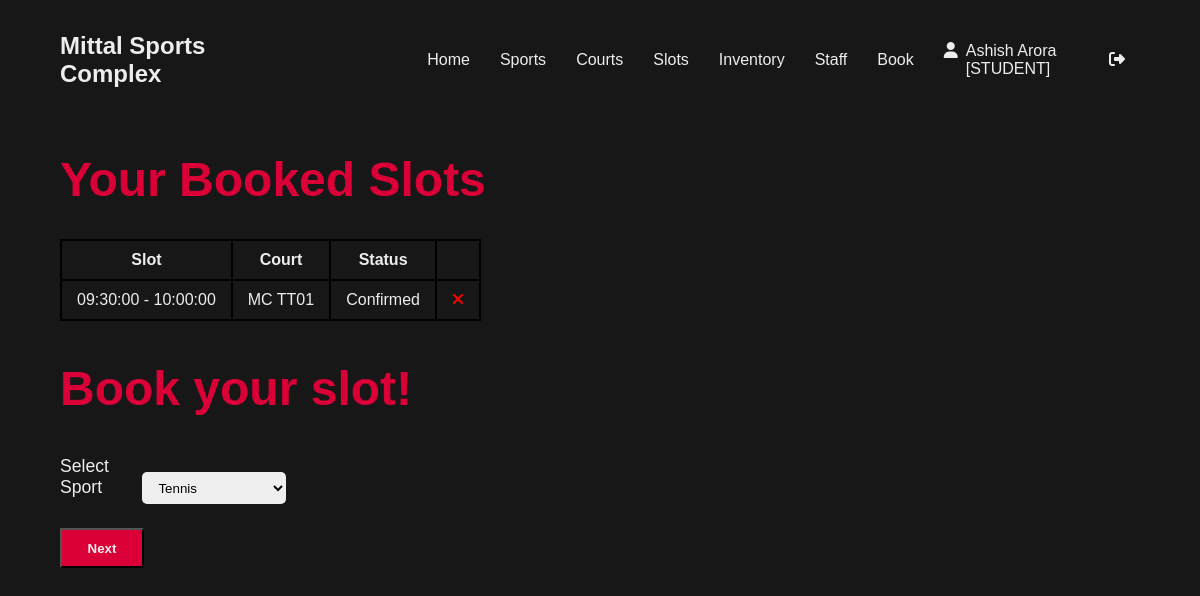
The page /bookings (signed in) on the database its author committed.
### Users/models.py (models this page shows, shortened)
class CustomUser(AbstractUser):
    username = models.CharField(max_length=11, primary_key=True)
    membershipcode = models.CharField(max_length=5, default="FREE")
    status = models.CharField(max_length=10, default="student")
    isAdmin = models.BooleanField(default=False)

### booking/models.py (models this page shows, shortened)
class Booking(models.Model):
    slot = models.ForeignKey(Slots, related_name="bookings", on_delete=models.CASCADE)
    user = models.ForeignKey(CustomUser, related_name="bookings", on_delete=models.CASCADE)
    court = models.ForeignKey(Courts, related_name="bookings", on_delete=models.CASCADE)
    sport = models.ForeignKey(Sports, related_name="bookings", on_delete=models.CASCADE)
    date = models.DateField()
    timestamp = models.DateTimeField(auto_now_add=True)
    waitlist = models.IntegerField()
    isConfirmed = models.BooleanField()

### slots/models.py (models this page shows)
class Slots(models.Model):
    start_time = models.TimeField()
    end_time = models.TimeField()
    def __str__(self):
        return str(self.start_time) + " - " + str(self.end_time)

### courts/models.py (models this page shows)
class Courts(models.Model):
    courtname = models.CharField(max_length=12)
    courtlocation = models.CharField(max_length=60)
    sport = models.ForeignKey(Sports, related_name="courts", on_delete=models.CASCADE, null = True, blank = True)
    membership_req = models.CharField(max_length=5)
    def __str__(self):
        return self.courtname

### booking/views.py (the view, shortened to what this page needs)
# urls.py: path('bookings', views.updateBooking, name="updatebooking"),
@login_required(login_url='login')
def updateBooking(request):
    allsports = Sports.objects.all()
    date = datetime.datetime.now().strftime("%x")
    day  = datetime.datetime.now().strftime("%A")
    time = datetime.datetime.now().strftime("%X")
    bookedslots = Booking.objects.filter(user = request.user)
    state = "sportfield"
    context = {'allsports' : allsports, 'day':day, 'date':date, 'time':time, 'state':state, 'bookedslots':bookedslots}
    return render(request, 'booking/booking.html', context)

### sports/models.py (called while the page is built)
    def __str__(self):
        return self.name

### booking/templates/booking/booking.html (shortened to what this page needs)
{% extends 'main.html' %}
{% block content %}
{% load custom_tags %}
<div class="container">
<h1 class="subheading">Your Booked Slots</h1>
{% if bookedslots %}
<table>
    <tr>
        <th>Slot</th>
        <th>Court</th>
        <th>Status</th>
        <th></th>
    </tr>
    {% for eachslot in bookedslots %}
    <tr>
        <td>{{eachslot.slot}}</td>
        <td>{{eachslot.court}}</td>
        {% if eachslot.isConfirmed %}
        <td>Confirmed</td>
        {% else %}
        <td>Waitlist: {{eachslot.waitlist}}</td>
        {% endif %}
        <td><a href="booking/{{eachslot.id}}"><i class="fa-solid fa-xmark" style="color:red"></i></a></td>
    </tr>
    {% endfor %}
    {% else %}
    <p style="color:#EDEDED; font-size: 1.5rem">You dont have any slots books yet!</p>
    {% endif %}
</table>
<h2 class="subheading">Book your slot!</h2>
<form action="" method = "POST">
    <div class="field">
        <label>Select Sport</label>
    {% if state == "sportfield" %}
        <select id = "sport" name = "sport" required>
            {% for sport in allsports %}
            <option value="{{sport}}">{{sport}}</option>
            {% endfor %}
        </select>
        </div>
    <input type="submit" value="Next" class="submit">
    {% else %}
        <select id = "sport" name = "sport" style="width: 10vw;" required disabled>
            <option value="{{sportvalue}}">{{sportvalue}}</option>
        </select>
        </div>
    {% endif %}
</form>
{% endblock %}

### templates/navbar.html
<div class = "navbar">
<div><a href="/"><h2>Mittal Sports Complex</h2></a></div>
{% if request.user.is_authenticated %}
<div>
    <div><a href="{% url 'landing' %}">Home</a></div>
    <div><a href="{% url 'updatesports' %}">Sports</a></div>
    <div><a href="{% url 'updatecourts' %}">Courts</a></div>
    {% if request.user.status == "staff" or request.user.isAdmin %}
    <div><a href="{% url 'updateslots' %}">Slots</a></div>
    <div><a href="{% url 'updateinventory' %}">Inventory</a></div>
    {% endif %}
    {% if request.user.isAdmin %}
    <div><a href="{% url 'assignstaff' %}">Staff</a></div>
    {% endif %}
    <div><a href="{% url 'updatebooking' %}">Book</a></div>
    <div style="border: none;"> <i class="fa fa-user" aria-hidden="true"></i> {{request.user.first_name}} {{request.user.last_name}} [{{request.user.status.upper}}]</div>
    <div><a href="{% url 'logout' %}"><i class="fa-solid fa-right-from-bracket" style="margin-right: 0;"></i></a></div>
</div>
{% else %}
<div>
    <div><a href="{% url 'login' %}">Login</a></div>
</div>
{% endif %}
</div>

### static/main.css (style rules this page uses)
.navbar { display: flex; height: 15vh; justify-content: space-between; }
.navbar * { margin: 0; }
body { margin: 0; height: 100vh; width: 100vw; max-width: 100%; background: rgb(23,23,23); color: #EDEDED; font-family: 'Gill Sans', 'Gill Sans MT', Calibri, 'Trebuchet MS', sans-serif; }
a { color: inherit; text-decoration: none; }
.navbar i { margin-right:8px; }
.field { margin: 2vh auto; }
.field label { font-size: 1.1rem; margin-right: 0.5vw; width: 6vw; display: inline-block; text-align: left; }
.field input, .field select { width: 12vw; padding-left: 1vw; padding-right: 1vw; border: none; height: 4vh; border-radius: 5px; }
.navbar div { vertical-align: middle; margin: auto 5vw; padding: 5px 0; display: inline-flex; }
.navbar div div { margin: auto 15px; }
.container { max-width: 90vw; margin: auto 5vw; margin-top: 2vh; }
.subheading { font-size: 3rem; color: #DA0037; }
.submit { background-color: #DA0037; color: #EDEDED; font-weight: 600; width: 7vw; height: 5vh; box-shadow: none; transition: ease 0.5s; margin: 1vh auto; }
table, th , td { border: 2px solid black; border-collapse: collapse; }
th, td { padding: 10px 15px; }

### rows shown on the page
CustomUser: user.first_name "Ashish", user.last_name "Arora", user.status "STUDENT"
Booking: slot "09:30:00 - 10:00:00", court "MC TT01", isConfirmed "Confirmed"

### other values the page prints
form field sport "Tennis"
